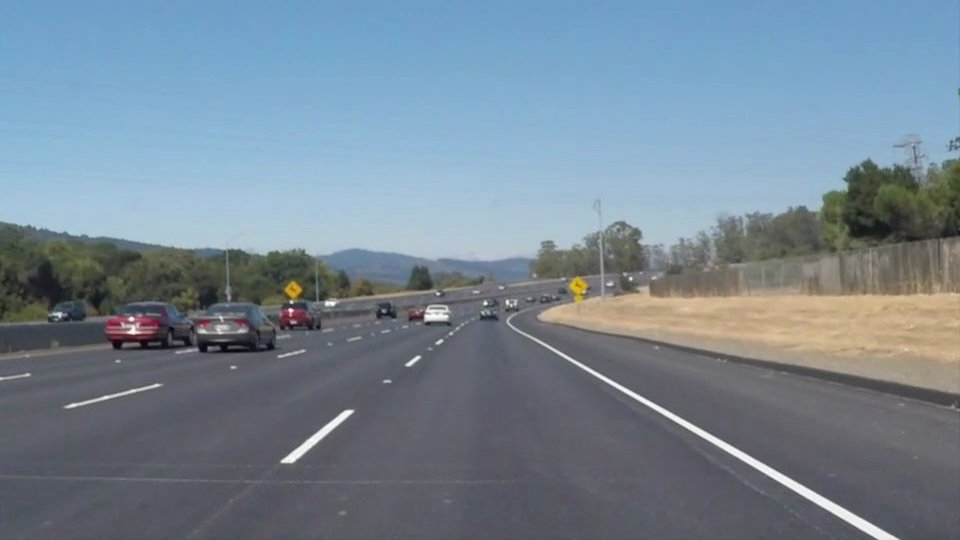
#> input picture solidWhiteCurve.jpg, 960 x 540 px, given in place of Screenshot from 2019-11-26 18-14-36.png, which was not available
$ python newpreprocess.py
#> lines starting #> are read from the running program, lines starting #| are printed output that depends on the picture; after the words box and inside, x2 and y2 are one past the last pixel; in counts of white or black regions, pixels touching at a corner belong together; pictures that were not available may be replaced by others from this repository, and a replacement may not be noted
import numpy as np
import cv2
import matplotlib.pyplot as plt

def main():

	impath="/home/lol/Desktop/finalyr/lanedetection/Screenshot from 2019-11-26 18-14-36.png"
	# [8 lines of commented-out code are left out]
	img=cv2.imread(impath)
#> img is the input picture: shape (540, 960, 3); mean B, G, R 148.1, 134.5, 118.5

	cv2.namedWindow("Original Image",cv2.WINDOW_NORMAL)
	cv2.imshow('Original Image',img)
	pressedkey=cv2.waitKey(0)
#> (key Esc is pressed here)
	img2 = cv2.cvtColor(img,cv2.COLOR_RGB2GRAY)
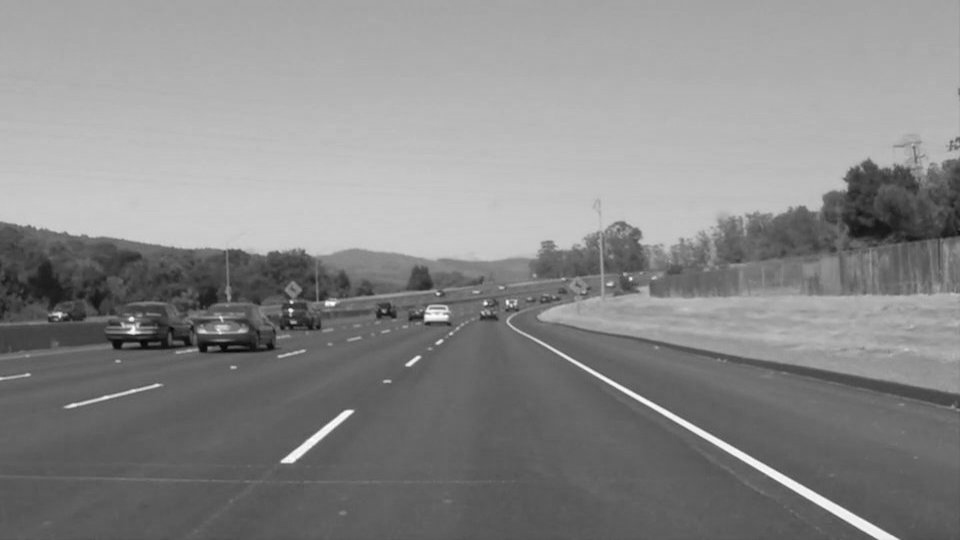
#> img2: shape (540, 960); min 3, max 255, mean 136.7
	cv2.namedWindow("Gray Converted Image",cv2.WINDOW_NORMAL)
	cv2.imshow('Gray Converted Image',img2)
	pressedkey=cv2.waitKey(0)
#> (key Esc is pressed here)
	noise_removal1 = cv2.bilateralFilter(img2,9,40,40)
	noise_removal = cv2.bilateralFilter(noise_removal1,9,20,20)
	cv2.namedWindow("Noise Removed Image",cv2.WINDOW_NORMAL)
	cv2.imshow("Noise Removed Image",noise_removal)
	pressedkey=cv2.waitKey(0)
#> (key Esc is pressed here)
	print(type(img2))
#| <class 'numpy.ndarray'>
	print((img2))
#> (printed output is left out)
	equal_histogram = cv2.equalizeHist(noise_removal)
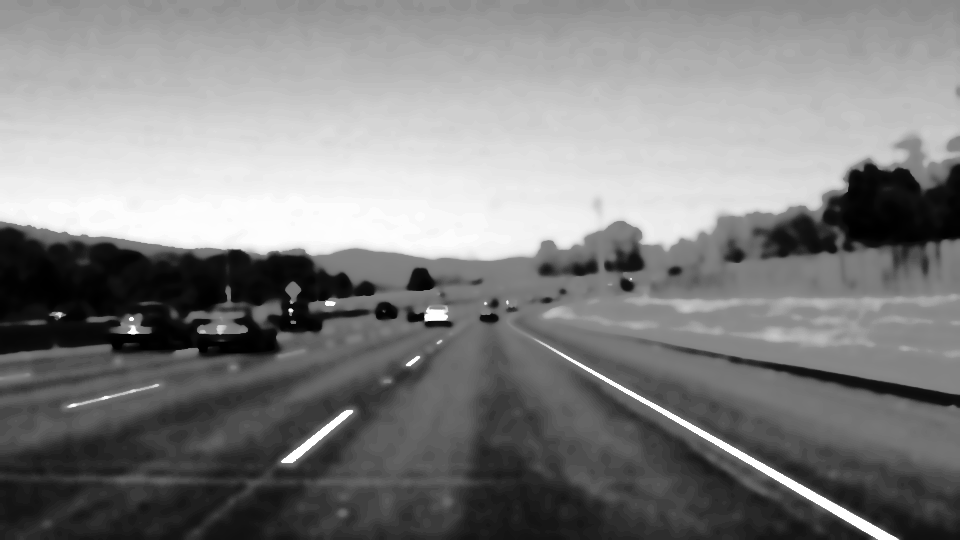
#> equal_histogram: shape (540, 960); min 0, max 255, mean 129.2
	kernel=cv2.getStructuringElement(cv2.MORPH_RECT,(5,5))
	morph_image=cv2.morphologyEx(equal_histogram,cv2.MORPH_OPEN,kernel,iterations=20)
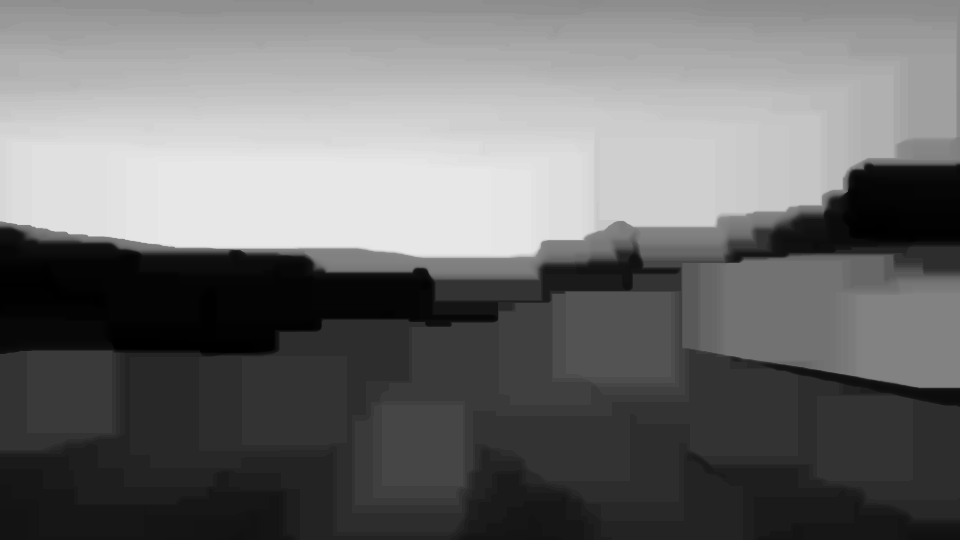
#> morph_image: shape (540, 960); min 0, max 231, mean 110.2

	cv2.namedWindow("Morphological opening",cv2.WINDOW_NORMAL)
	cv2.imshow("Morphological opening",morph_image)
	pressedkey=cv2.waitKey(0)
#> (key Esc is pressed here)
	sub_morp_image = cv2.subtract(equal_histogram,morph_image)
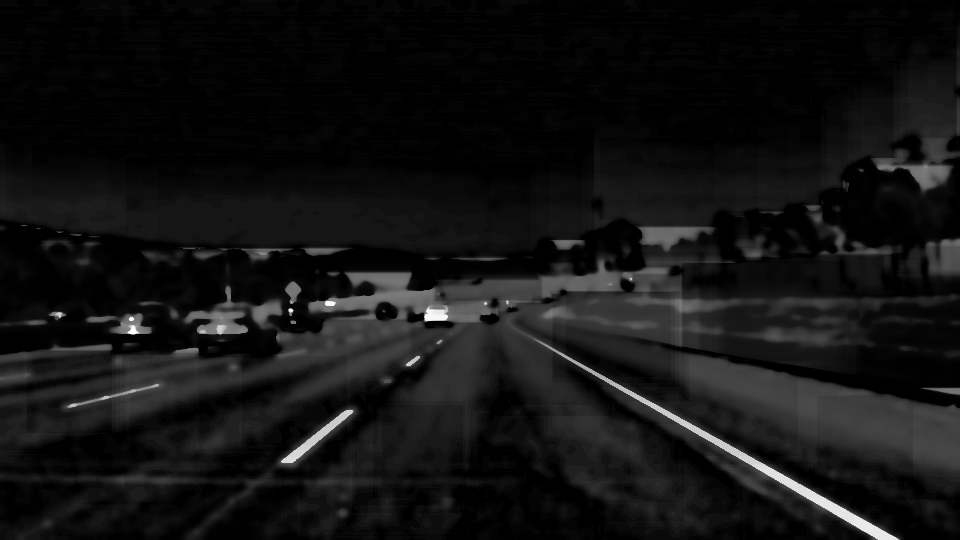
#> sub_morp_image: shape (540, 960); min 0, max 253, mean 18.9
	cv2.namedWindow("Subtraction image", cv2.WINDOW_NORMAL)

	cv2.imshow("Subtraction image", sub_morp_image)
	pressedkey=cv2.waitKey(0)
#> (key Esc is pressed here)

	pressedkey=cv2.waitKey(0)
#> (key Esc is pressed here)
	#ret,thresh_image1 = cv2.threshold(sub_morp_image,128,255,cv2.THRESH_BINARY)
	#ret,thresh_image =cv2.threshold(sub_morp_image,127,255,cv2.THRESH_BINARY)
	ret,thresh_image = cv2.threshold(sub_morp_image,0,255,cv2.THRESH_BINARY+cv2.THRESH_OTSU)
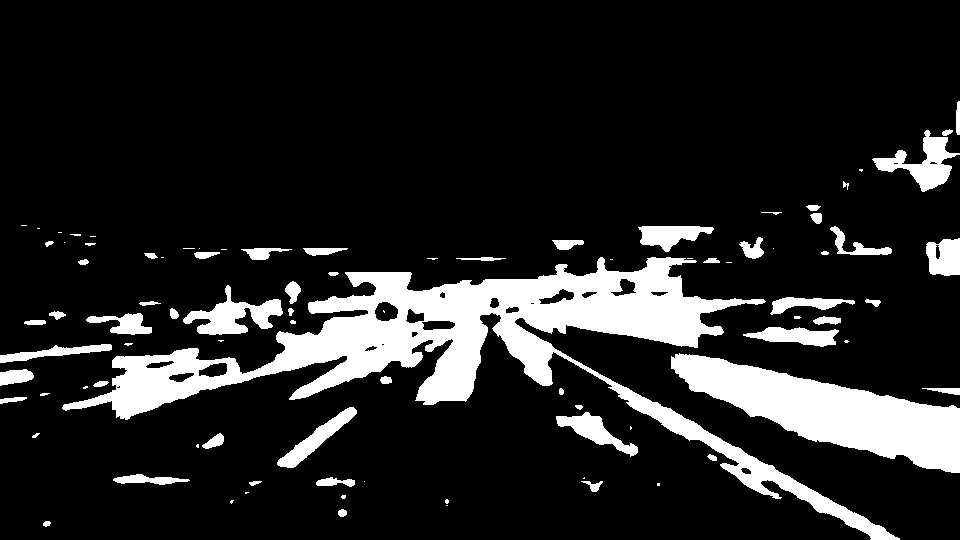
#> thresh_image: shape (540, 960); 14.4% white; 90 white regions (32 under 20 px), largest, box (x1, y1, x2, y2) and area: (62, 257, 900, 540) 41846, (671, 353, 960, 473) 15165, (183, 285, 283, 335) 2072
#> ret = 40
	cv2.namedWindow("Image after Thresholding",cv2.WINDOW_NORMAL)

	cv2.imshow("Image after Thresholding",thresh_image)
	edges = cv2.Canny(thresh_image,100,200)
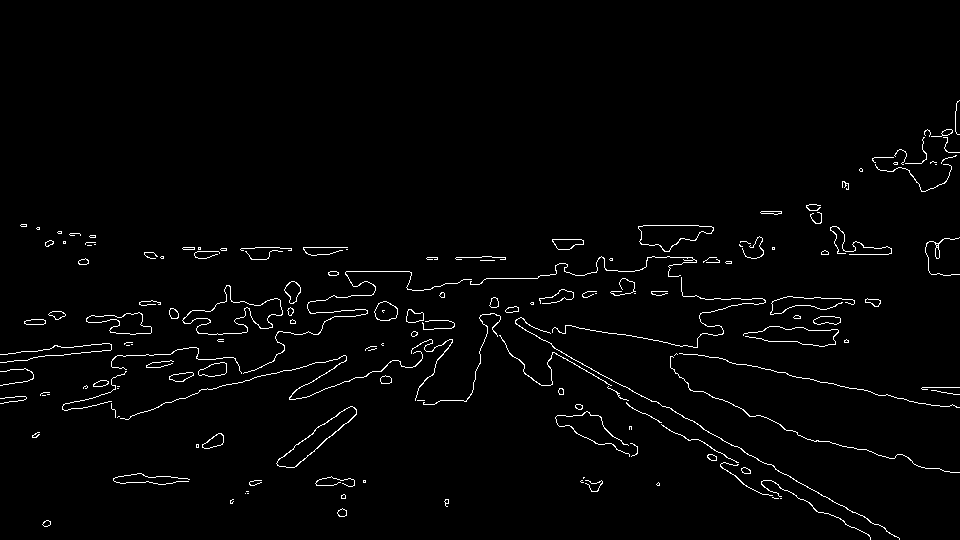
#> edges: shape (540, 960); 1.9% white in thin lines or dots, all inside (x1, y1, x2, y2) = (0, 100, 960, 540)
	cv2.imshow('canny detection',edges)
	pressedkey=cv2.waitKey(0)
#> (key Esc is pressed here)


# [6 lines of commented-out code are left out]
	pressedkey=cv2.waitKey(0)
#> (key Esc is pressed here)
	if pressedkey==27:
		cv2.destroyAllWindows()


if __name__ == '__main__':
	main()

$ run again, on solidWhiteRight.jpg
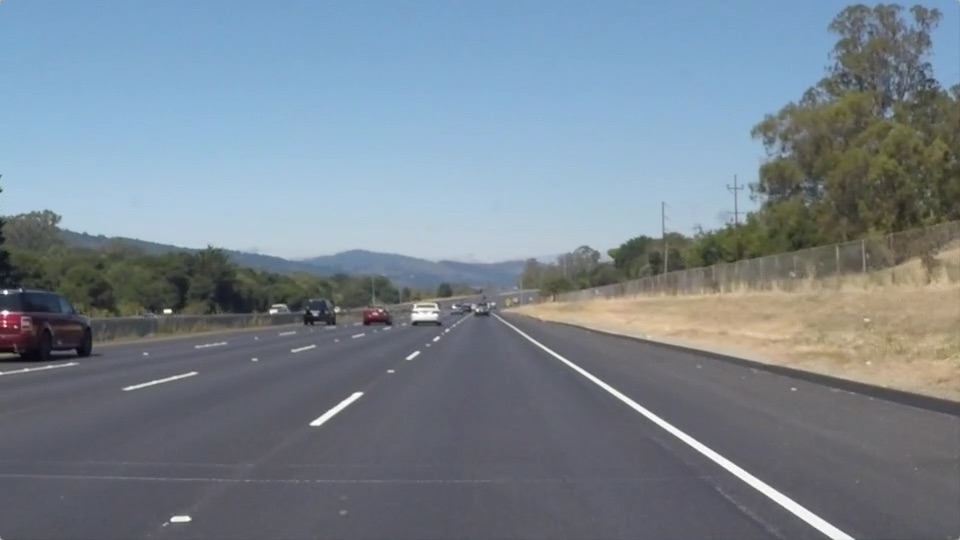
#> input picture solidWhiteRight.jpg, 960 x 540 px, given in place of Screenshot from 2019-11-26 18-14-36.png, which was not available
#> in main, img is the input picture: shape (540, 960, 3); mean B, G, R 143.7, 132.6, 120.3
#| <class 'numpy.ndarray'>
#> (printed output is left out)
#> in main, `ret,thresh_image = cv2.threshold(sub_morp_image,0,255,cv2.THRESH_BINAR..`:
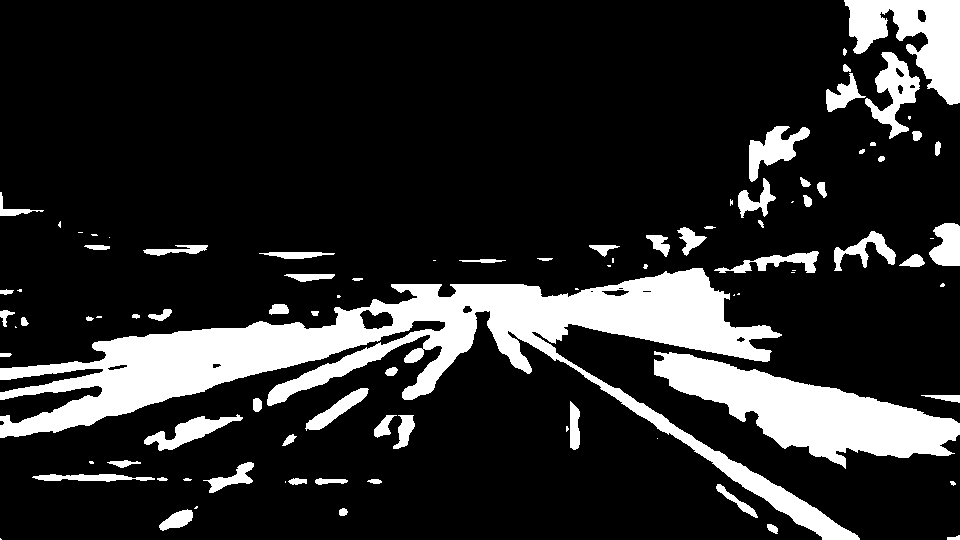
#> thresh_image: shape (540, 960); 16.6% white; 94 white regions (28 under 20 px), largest, box (x1, y1, x2, y2) and area: (0, 268, 860, 540) 47025, (654, 351, 960, 469) 15137, (844, 0, 960, 105) 6299
#> ret = 36
#> in main, `edges = cv2.Canny(thresh_image,100,200)`:
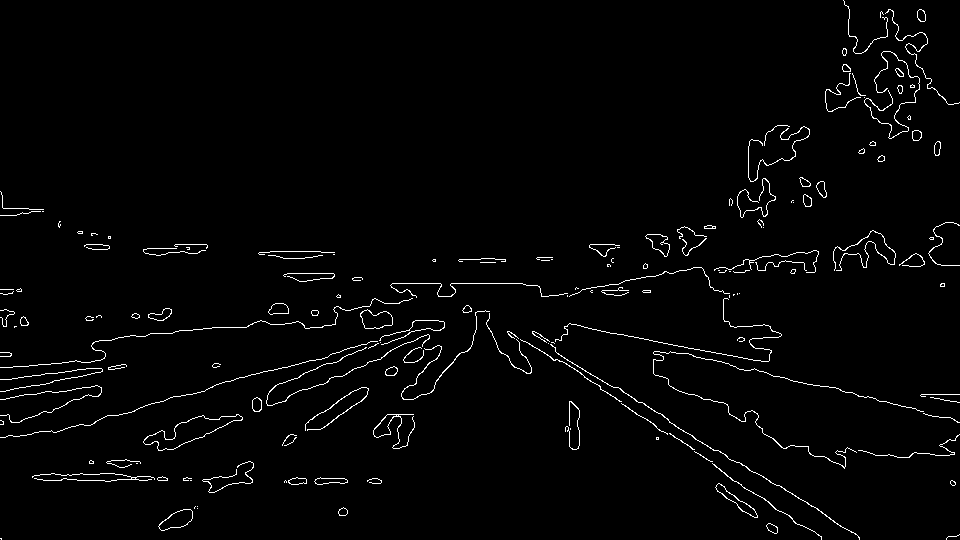
#> edges: shape (540, 960); 2.1% white in thin lines or dots

$ run again, on solidYellowCurve.jpg
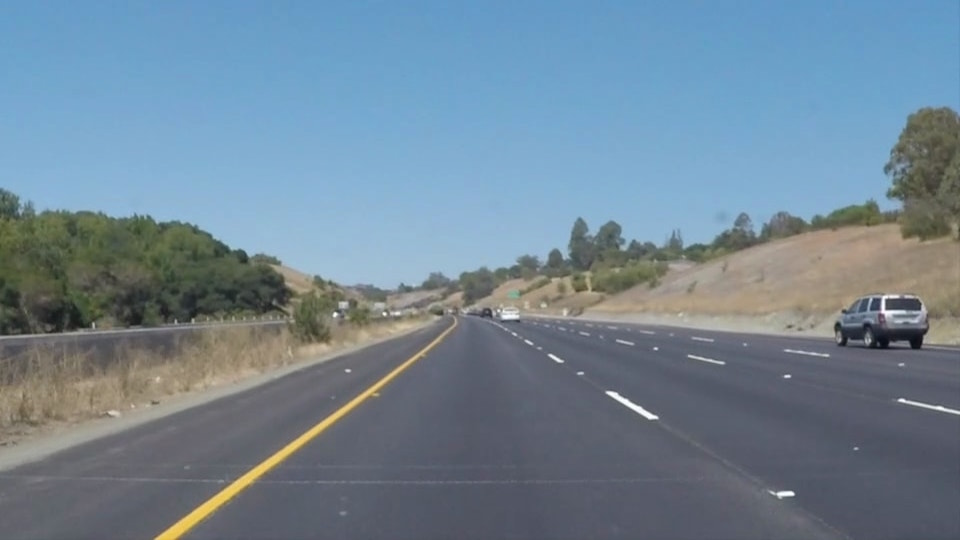
#> input picture solidYellowCurve.jpg, 960 x 540 px, given in place of Screenshot from 2019-11-26 18-14-36.png, which was not available
#> in main, img is the input picture: shape (540, 960, 3); mean B, G, R 149, 133.4, 113
#| <class 'numpy.ndarray'>
#> (printed output is left out)
#> in main, `ret,thresh_image = cv2.threshold(sub_morp_image,0,255,cv2.THRESH_BINAR..`:
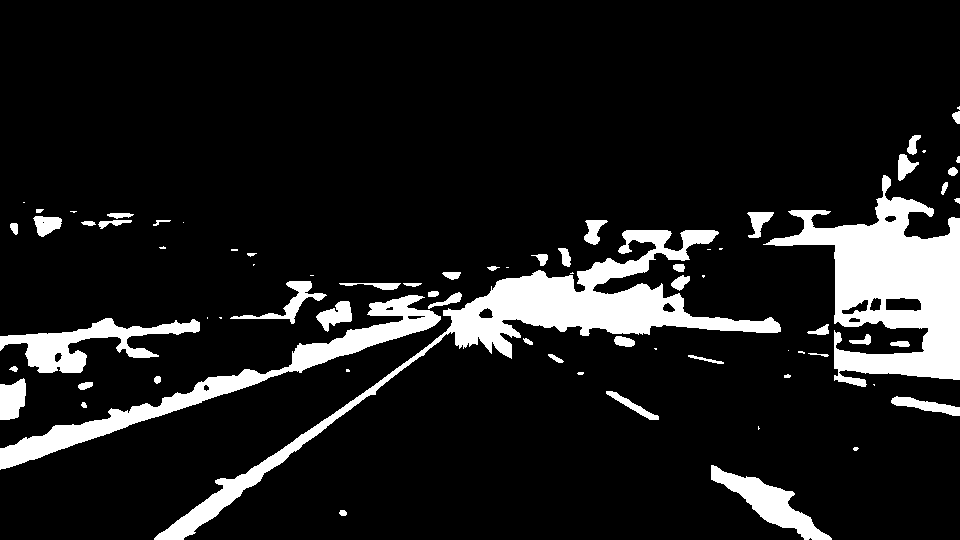
#> thresh_image: shape (540, 960); 11.5% white; 75 white regions (24 under 20 px), largest, box (x1, y1, x2, y2) and area: (154, 230, 781, 540) 18185, (763, 175, 960, 387) 17968, (0, 295, 441, 470) 8711
#> ret = 43
#> in main, `edges = cv2.Canny(thresh_image,100,200)`:
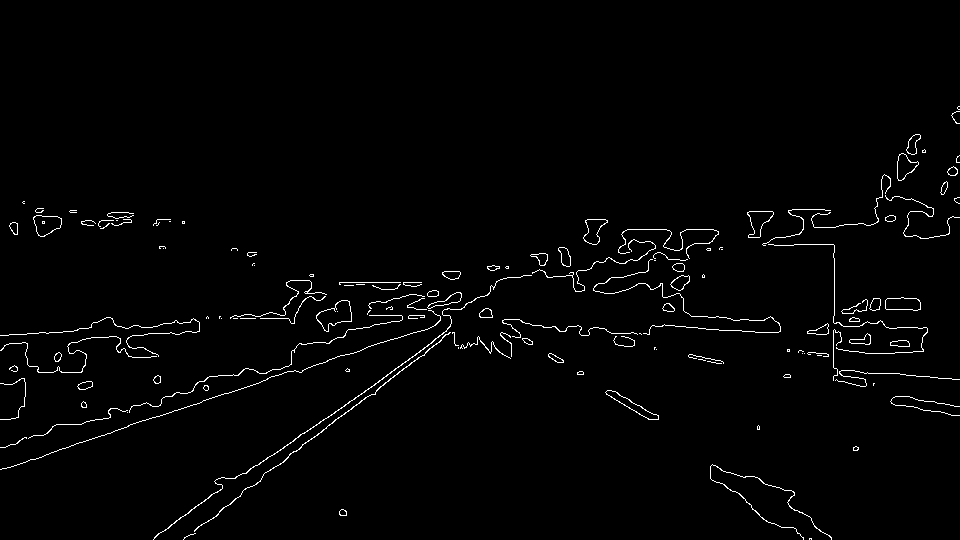
#> edges: shape (540, 960); 1.7% white in thin lines or dots, all inside (x1, y1, x2, y2) = (0, 106, 960, 540)
